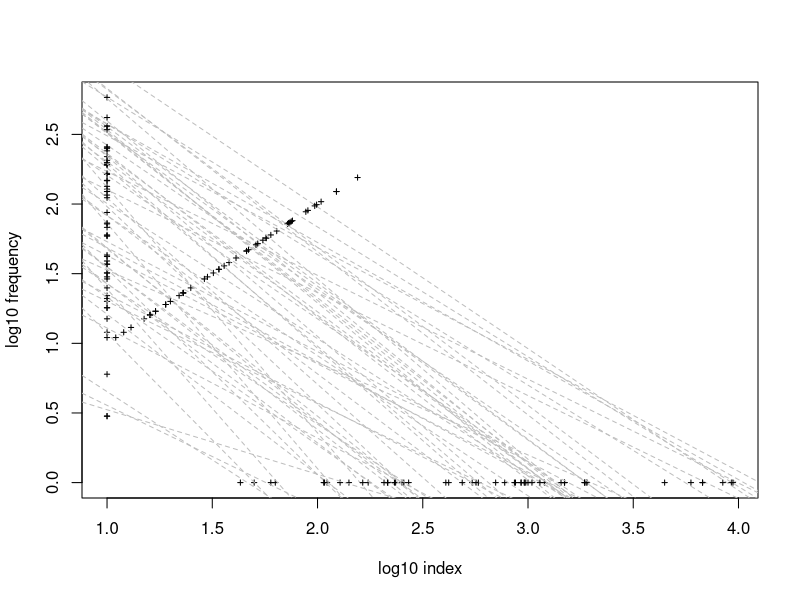
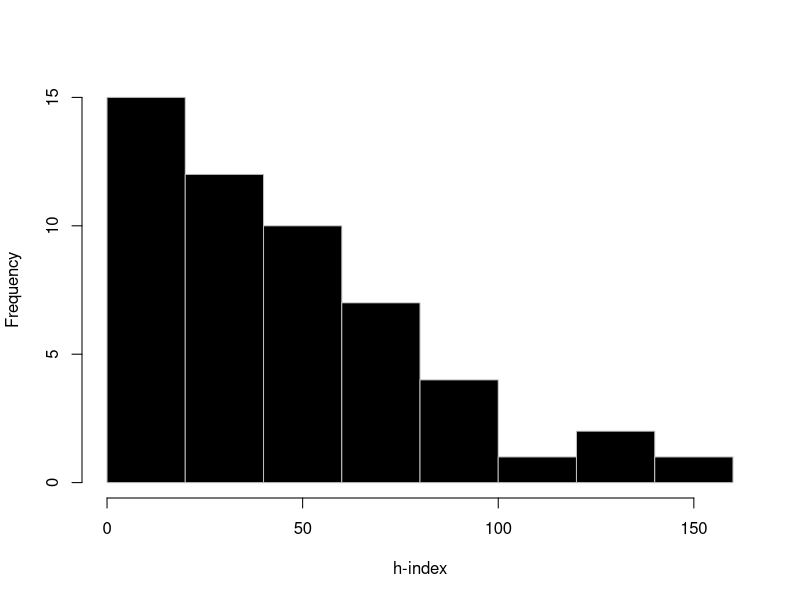
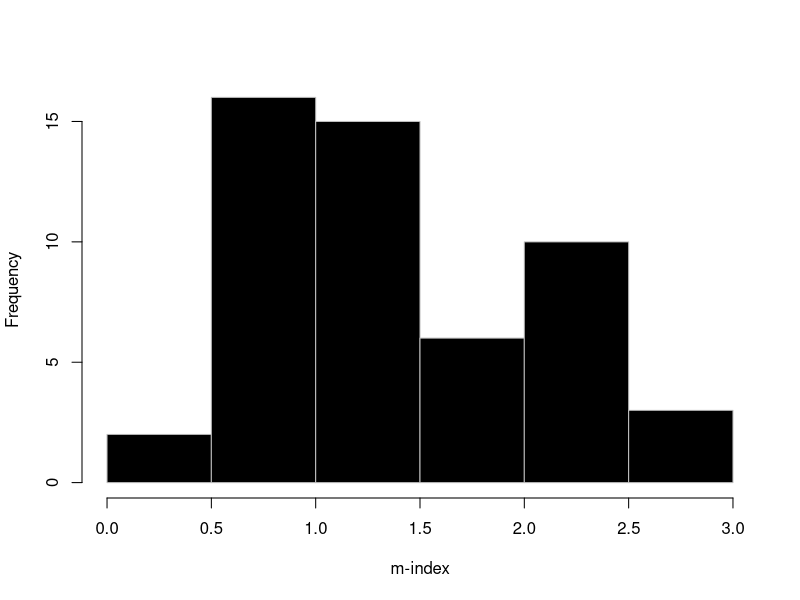
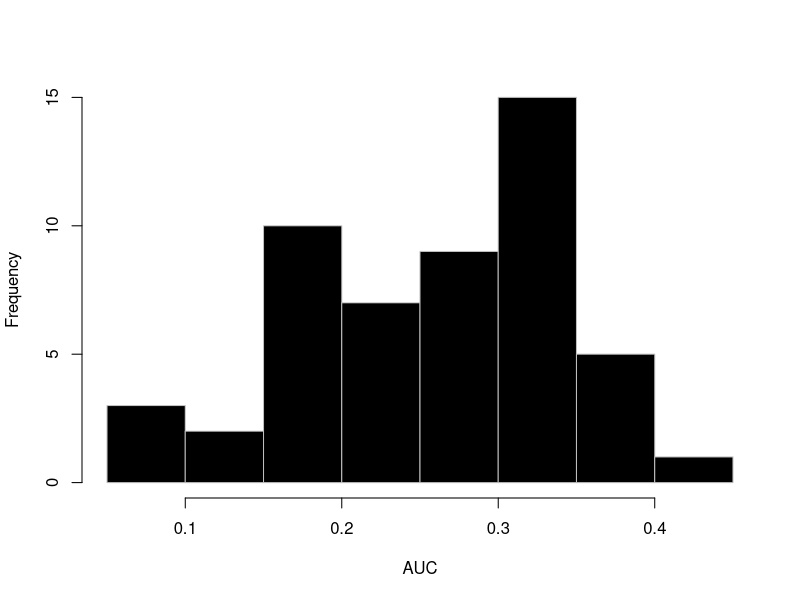
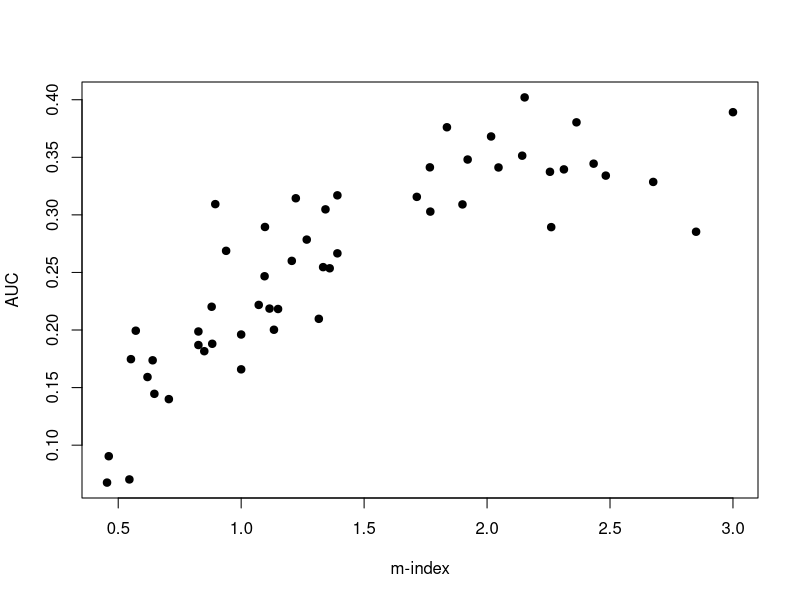
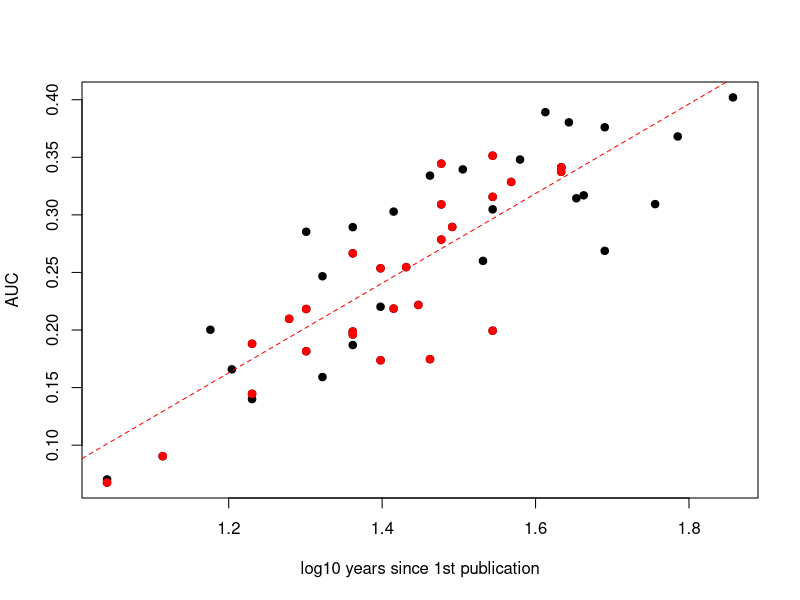

Reproduce these figures in R, in order. (Note: this script raises an error after producing the figures.)
## A new method to rank researchers for citation performance
## Corey J. A. Bradshaw
## April 2020

# call libraries
library(car)

# set working directory
setwd("~/.../") # update to directory with .csv data file

## import
citind <- read.csv("newcitationindexsample.csv", header=T)

# transforms
citind$y.e <- as.numeric(format(Sys.Date(), "%Y")) - citind$firstyrpub
citind$lc10 <- log10(citind$i10)
citind$lch <- log10(citind$h)
citind$lcmax <- log10(1)
citind$li10 <- log10(10)
citind$lih <- log10(citind$h)
citind$limax <- log10(citind$maxcit)
citind$mi <- citind$h/citind$y.e
citind

# power-law relationship
plot(as.numeric(citind[1,11:13]), as.numeric(citind[1,8:10]), lty=2, xlim=c(1,max(citind$limax)), ylim=c(0,max(citind$lc10)), col="white", xlab="log10 index", ylab="log10 frequency")

citind$a <- citind$b <- NA
for (p in 1:dim(citind)[1]) {
  lis <- as.numeric(citind[p, 11:13])
  lcs <- as.numeric(citind[p, 8:10])
  fitp <- lm(lcs ~ lis)
  citind$a[p] <- coef(fitp)[1]
  citind$b[p] <- coef(fitp)[2]
  points(lis,lcs,pch=3,cex=0.5, col="black")
  abline(fitp, lty=2, col="grey")
}
citind

# area under the curve
citind$Alin <- NA
for (q in 1:dim(citind)[1]) {
  li.cont <- seq(1, citind$limax[q], 0.05)
  pred.lin <- citind$a[q] + citind$b[q]*(li.cont)
  citind$Alin[q] <- sum(pred.lin)/(length(li.cont)*(max(citind$limax)))
}
citind

# gender
citindF <- subset(citind, gender=="F")
citindM <- subset(citind, gender=="M")

# histograms
hist(citind$h, main="", xlab="h-index", col="black", border="grey")
hist(citind$mi, main="", xlab="m-index", col="black", border="grey")
hist(citind$Alin, main="", xlab="AUC", col="black", border="grey")

# AUC vs. m-index
plot((citind$mi), citind$Alin, pch=19, xlab="m-index", ylab="AUC")

# residual ranking
plot(log10(citind$y.e), citind$Alin, pch=19, xlab="log10 years since 1st publication", ylab="AUC")
points(log10(citindF$y.e), citindF$Alin, pch=19, col="red")
fit.yAlin <- lm(citind$Alin~log10(citind$y.e))
abline(fit.yAlin, lty=2, col="red")
summary(fit.yAlin)
qqPlot(fit.yAlin, pch=19)
plot(fit.yAlin)

expectation <- ifelse(resid(fit.yAlin) > 0, "above", "below")
dat.out <- data.frame(citind$person, citind$gender, citind$y.e, resid(fit.yAlin), expectation, citind$mi, citind$h)
dat.sort <- dat.out[order(dat.out[,4],decreasing=T),1:7]
dat.sort$rank <- seq(1,length(citind$person),1)
colnames(dat.sort) <- c("person","gender","yrs.publ", "residual","expectation","m-index","h-index", "rank")
dat.sort
